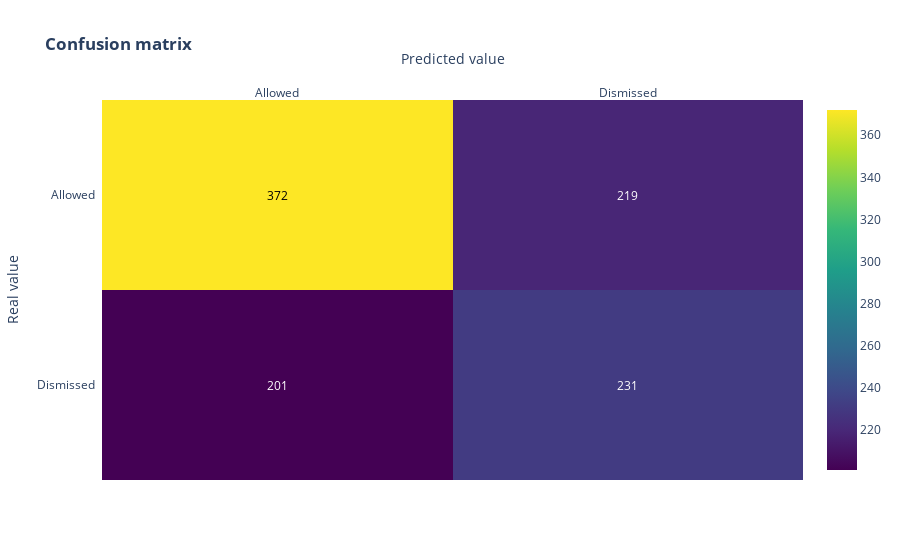

Notebook source saved alongside this figure:
### Code cell
conf_matrix(metrics.confusion_matrix(Y_test, y_predDT))

### Figure 1 — Plotly figure (JSON) as saved in the notebook; plotly's stock layout.template omitted (floating-point values rounded to 4 significant figures)
{"data": [{"colorscale": [[0, "#440154"], [0.1111, "#482878"], [0.2222, "#3e4989"], [0.3333, "#31688e"], [0.4444, "#26828e"], [0.5556, "#1f9e89"], [0.6667, "#35b779"], [0.7778, "#6ece58"], [0.8889, "#b5de2b"], [1, "#fde725"]], "reversescale": false, "showscale": true, "type": "heatmap", "x": ["Allowed", "Dismissed"], "y": ["Dismissed", "Allowed"], "z": [[201, 231], [372, 219]]}], "layout": {"annotations": [{"font": {"color": "#FFFFFF"}, "showarrow": false, "text": "201", "x": "Allowed", "xref": "x", "y": "Dismissed", "yref": "y"}, {"font": {"color": "#FFFFFF"}, "showarrow": false, "text": "231", "x": "Dismissed", "xref": "x", "y": "Dismissed", "yref": "y"}, {"font": {"color": "#000000"}, "showarrow": false, "text": "372", "x": "Allowed", "xref": "x", "y": "Allowed", "yref": "y"}, {"font": {"color": "#FFFFFF"}, "showarrow": false, "text": "219", "x": "Dismissed", "xref": "x", "y": "Allowed", "yref": "y"}], "title": {"text": "<b>Confusion matrix</b>"}, "xaxis": {"dtick": 1, "gridcolor": "rgb(0, 0, 0)", "side": "top", "ticks": "", "title": {"text": "Predicted value"}}, "yaxis": {"dtick": 1, "ticks": "", "ticksuffix": "  ", "title": {"text": "Real value"}}}}
